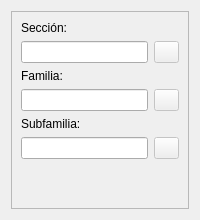
         <widget class="QWidget" name="tab">
          <attribute name="title">
           <string>grupos</string>
          </attribute>
          <layout class="QGridLayout" name="gridLayout_32">
           <item row="0" column="0">
            <widget class="QFrame" name="FrameRF_2">
             <property name="minimumSize">
              <size>
               <width>0</width>
               <height>0</height>
              </size>
             </property>
             <property name="frameShape">
              <enum>QFrame::StyledPanel</enum>
             </property>
             <property name="frameShadow">
              <enum>QFrame::Raised</enum>
             </property>
             <layout class="QVBoxLayout" name="verticalLayout_5">
              <item>
               <widget class="QLabel" name="label_9">
                <property name="text">
                 <string>Sección:</string>
                </property>
               </widget>
              </item>
              <item>
               <layout class="QHBoxLayout" name="horizontalLayout_2">
                <item>
                 <widget class="QLineEdit" name="txtseccion">
                  <property name="enabled">
                   <bool>true</bool>
                  </property>
                  <property name="autoFillBackground">
                   <bool>false</bool>
                  </property>
                  <property name="readOnly">
                   <bool>true</bool>
                  </property>
                  <property name="locateField" stdset="0">
                   <bool>true</bool>
                  </property>
                 </widget>
                </item>
                <item>
                 <widget class="QPushButton" name="botBuscarSeccion">
                  <property name="enabled">
                   <bool>false</bool>
                  </property>
                  <property name="sizePolicy">
                   <sizepolicy hsizetype="Preferred" vsizetype="Fixed">
                    <horstretch>0</horstretch>
                    <verstretch>0</verstretch>
                   </sizepolicy>
                  </property>
                  <property name="maximumSize">
                   <size>
                    <width>25</width>
                    <height>16777215</height>
                   </size>
                  </property>
                  <property name="toolTip">
                   <string>&lt;html&gt;&lt;head/&gt;&lt;body&gt;&lt;p&gt;Asociar Sección.&lt;/p&gt;&lt;/body&gt;&lt;/html&gt;</string>
                  </property>
                  <property name="text">
                   <string/>
                  </property>
                  <property name="icon">
                   <iconset resource="../maya.qrc">
                    <normaloff>:/Icons/PNG/search.png</normaloff>:/Icons/PNG/search.png</iconset>
                  </property>
                  <property name="iconSize">
                   <size>
                    <width>16</width>
                    <height>16</height>
                   </size>
                  </property>
                 </widget>
                </item>
               </layout>
              </item>
              <item>
               <widget class="QLabel" name="label_10">
                <property name="text">
                 <string>Familia:</string>
                </property>
               </widget>
              </item>
              <item>
               <layout class="QHBoxLayout" name="horizontalLayout_6">
                <item>
                 <widget class="QLineEdit" name="txtfamilia">
                  <property name="enabled">
                   <bool>true</bool>
                  </property>
                  <property name="autoFillBackground">
                   <bool>false</bool>
                  </property>
                  <property name="readOnly">
                   <bool>true</bool>
                  </property>
                  <property name="locateField" stdset="0">
                   <bool>true</bool>
                  </property>
                 </widget>
                </item>
                <item>
                 <widget class="QPushButton" name="botBuscarFamilia">
                  <property name="enabled">
                   <bool>false</bool>
                  </property>
                  <property name="sizePolicy">
                   <sizepolicy hsizetype="Preferred" vsizetype="Fixed">
                    <horstretch>0</horstretch>
                    <verstretch>0</verstretch>
                   </sizepolicy>
                  </property>
                  <property name="maximumSize">
                   <size>
                    <width>25</width>
                    <height>16777215</height>
                   </size>
                  </property>
                  <property name="text">
                   <string/>
                  </property>
                  <property name="icon">
                   <iconset resource="../maya.qrc">
                    <normaloff>:/Icons/PNG/search.png</normaloff>:/Icons/PNG/search.png</iconset>
                  </property>
                  <property name="iconSize">
                   <size>
                    <width>16</width>
                    <height>16</height>
                   </size>
                  </property>
                 </widget>
                </item>
               </layout>
              </item>
              <item>
               <widget class="QLabel" name="label_11">
                <property name="text">
                 <string>Subfamilia:</string>
                </property>
               </widget>
              </item>
              <item>
               <layout class="QHBoxLayout" name="horizontalLayout_7">
                <item>
                 <widget class="QLineEdit" name="txtsubfamilia">
                  <property name="enabled">
                   <bool>true</bool>
                  </property>
                  <property name="autoFillBackground">
                   <bool>false</bool>
                  </property>
                  <property name="readOnly">
                   <bool>true</bool>
                  </property>
                  <property name="locateField" stdset="0">
                   <bool>true</bool>
                  </property>
                 </widget>
                </item>
                <item>
                 <widget class="QPushButton" name="botBuscarSubfamilia">
                  <property name="enabled">
                   <bool>false</bool>
                  </property>
                  <property name="sizePolicy">
                   <sizepolicy hsizetype="Preferred" vsizetype="Fixed">
                    <horstretch>0</horstretch>
                    <verstretch>0</verstretch>
                   </sizepolicy>
                  </property>
                  <property name="maximumSize">
                   <size>
                    <width>25</width>
                    <height>16777215</height>
                   </size>
                  </property>
                  <property name="text">
                   <string/>
                  </property>
                  <property name="icon">
                   <iconset resource="../maya.qrc">
                    <normaloff>:/Icons/PNG/search.png</normaloff>:/Icons/PNG/search.png</iconset>
                  </property>
                  <property name="iconSize">
                   <size>
                    <width>16</width>
                    <height>16</height>
                   </size>
                  </property>
                 </widget>
                </item>
               </layout>
              </item>
              <item>
               <spacer name="verticalSpacer_7">
                <property name="orientation">
                 <enum>Qt::Vertical</enum>
                </property>
                <property name="sizeHint" stdset="0">
                 <size>
                  <width>20</width>
                  <height>40</height>
                 </size>
                </property>
               </spacer>
              </item>
             </layout>
            </widget>
           </item>
          </layout>
         </widget>
